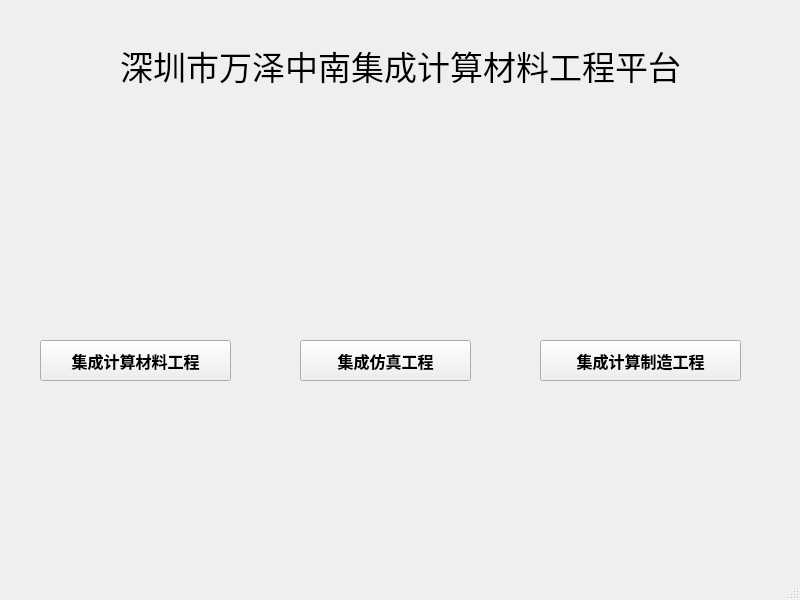
<?xml version="1.0" encoding="UTF-8"?>
<ui version="4.0">
 <class>MainWindow</class>
 <widget class="QMainWindow" name="MainWindow">
  <property name="geometry">
   <rect>
    <x>0</x>
    <y>0</y>
    <width>800</width>
    <height>600</height>
   </rect>
  </property>
  <property name="windowTitle">
   <string>集成计算材料工程</string>
  </property>
  <widget class="QWidget" name="centralwidget">
   <widget class="QLabel" name="label">
    <property name="geometry">
     <rect>
      <x>120</x>
      <y>20</y>
      <width>581</width>
      <height>91</height>
     </rect>
    </property>
    <property name="font">
     <font>
      <family>微软雅黑</family>
      <pointsize>25</pointsize>
     </font>
    </property>
    <property name="text">
     <string>深圳市万泽中南集成计算材料工程平台</string>
    </property>
   </widget>
   <widget class="QPushButton" name="pushButton">
    <property name="geometry">
     <rect>
      <x>40</x>
      <y>340</y>
      <width>191</width>
      <height>41</height>
     </rect>
    </property>
    <property name="font">
     <font>
      <family>Adobe Caslon Pro</family>
      <pointsize>12</pointsize>
      <weight>75</weight>
      <bold>true</bold>
     </font>
    </property>
    <property name="text">
     <string>集成计算材料工程</string>
    </property>
   </widget>
   <widget class="QPushButton" name="pushButton_2">
    <property name="geometry">
     <rect>
      <x>300</x>
      <y>340</y>
      <width>171</width>
      <height>41</height>
     </rect>
    </property>
    <property name="font">
     <font>
      <family>Adobe Caslon Pro</family>
      <pointsize>12</pointsize>
      <weight>75</weight>
      <bold>true</bold>
     </font>
    </property>
    <property name="text">
     <string>集成仿真工程</string>
    </property>
   </widget>
   <widget class="QPushButton" name="pushButton_3">
    <property name="geometry">
     <rect>
      <x>540</x>
      <y>340</y>
      <width>201</width>
      <height>41</height>
     </rect>
    </property>
    <property name="font">
     <font>
      <family>Adobe Caslon Pro</family>
      <pointsize>12</pointsize>
      <weight>75</weight>
      <bold>true</bold>
     </font>
    </property>
    <property name="text">
     <string>集成计算制造工程</string>
    </property>
   </widget>
  </widget>
  <widget class="QMenuBar" name="menubar">
   <property name="geometry">
    <rect>
     <x>0</x>
     <y>0</y>
     <width>800</width>
     <height>23</height>
    </rect>
   </property>
  </widget>
  <widget class="QStatusBar" name="statusbar"/>
 </widget>
 <resources/>
 <connections/>
</ui>
